Frame 1 (no input): blank canvas, image omitted
Frame 60 (the mouse pressed at the canvas centre just before this capture): blank canvas, image omitted
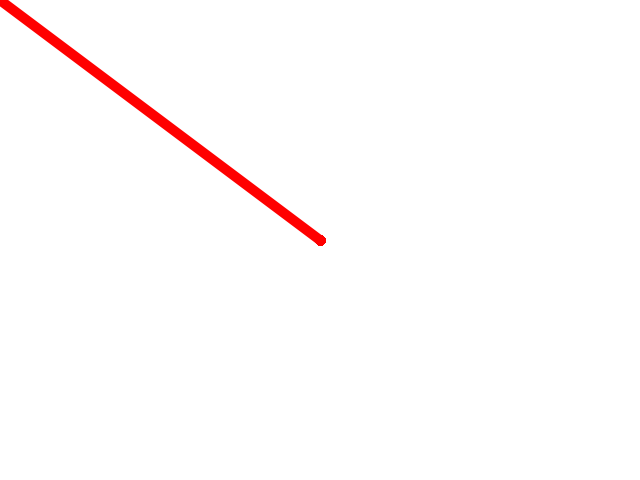
Frame 120 (the mouse held since frame 60 and released just before this capture)

The Processing sketch whose frames 1 and 60 were blank and that drew this single picture after the mouse press (run headless with seeded random() and noise(); from frame 60 on, the mouse is pressed at the canvas centre):

// Processing sketch: sketch_240507a
// ── sketch_240507a.pde

// PPaint v1: variables

//1) declarar variables
int grosor;
color colorLapiz;

void setup(){
  size( 640, 480 );
  background( 255 ); 
  
  //2) inicializar variables
  grosor = 10; 
  colorLapiz = color(255, 0, 0 );
}

void draw(){
  //no uso background porque me borraria el dibujo
  
  //point( mouseX, mouseY );
  //circle( mouseX, mouseY, 20 );
  strokeWeight( grosor );
  stroke( colorLapiz );
  line( mouseX, mouseY, pmouseX, pmouseY );
}


//tipos de variable
/*
int enteros
float con coma
char caracter (1 solo)
boolean true/false
color un color rgb
*/
